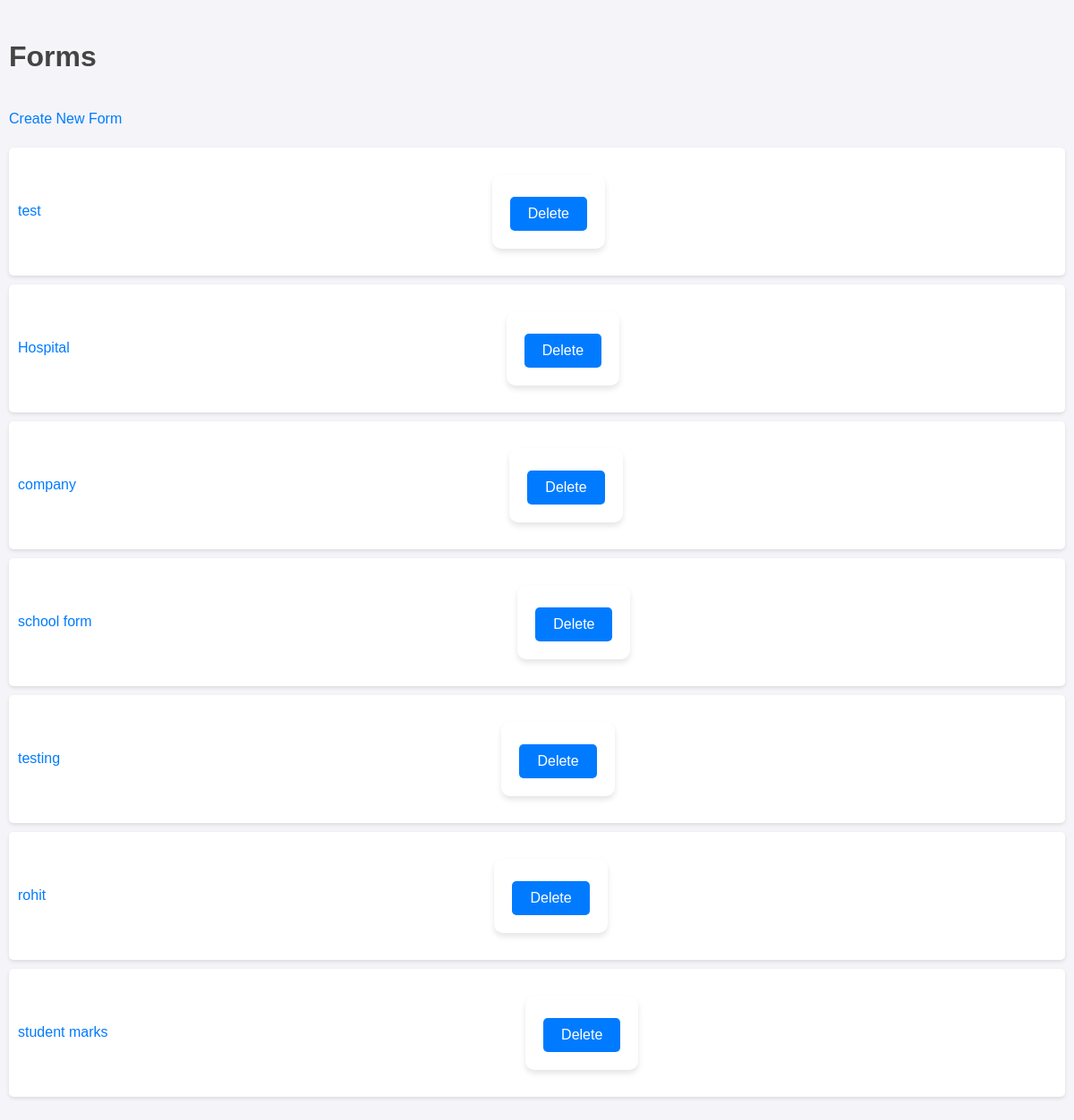
Before: / with the older database file.
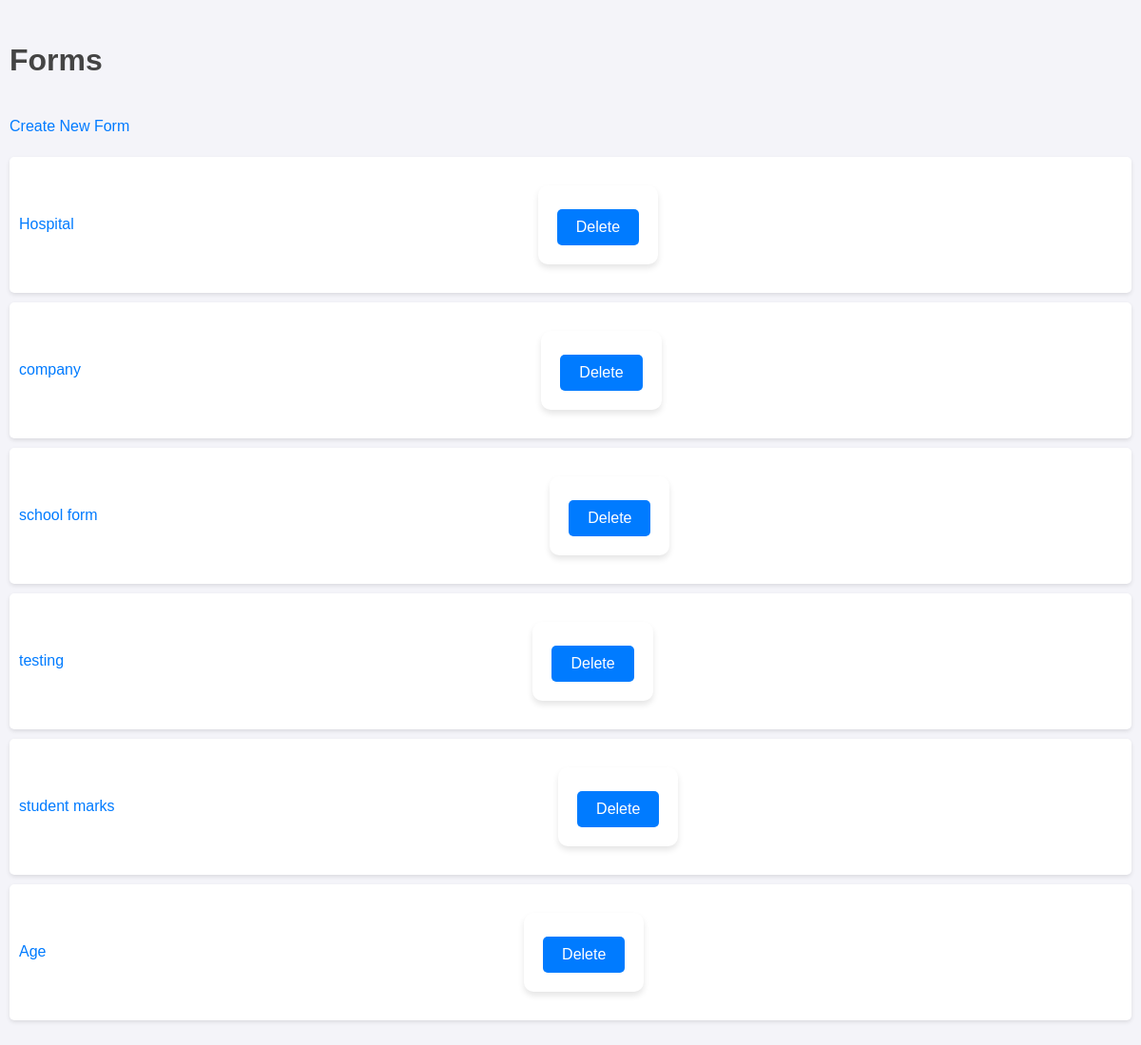
After: the same page with the newer database file.
### forms/models.py (models this page shows, shortened)
class Form(models.Model):
    title = models.CharField(max_length=200)
    description = models.TextField(blank=True, null=True)
    created_at = models.DateTimeField(auto_now_add=True)

### forms/views.py (the view)
# urls.py: 2. Add a URL to urlpatterns:  path('', views.home, name='home')
def home(request):
    forms = Form.objects.all()
    return render(request, 'forms/home.html', {'forms': forms})

### forms/templates/forms/home.html (shortened to what this page needs)
<!DOCTYPE html>
<html>
<head>
    {% load static %}
    <link rel="stylesheet" href="{% static 'forms/style.css' %}">
</head>
<body>
    <div class="container">
        <h1>Forms</h1>
        <a href="{% url 'create_form' %}" class="btn-create">Create New Form</a>
        <ul class="form-list">
            {% for form in forms %}
                <li class="form-item">
                    <a href="{% url 'view_form' form.id %}" class="form-title">{{ form.title }}</a>
                    <form method="post" action="{% url 'delete_form' form.id %}" class="delete-form">
                        <button type="submit" class="btn-delete" onclick="return confirm('Are you sure you want to delete this form?')">Delete</button>
                    </form>
                </li>
            {% endfor %}
        </ul>
    </div>
</body>
</html>

Changed rows visible on the page:
removed Form: title "test"
removed Form: title "rohit"
added Form: title "Age"
